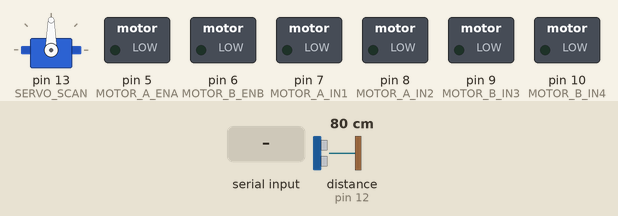
A sketch run on a simulated Arduino Uno, built with avr-gcc and run on an emulated ATmega328P. On the bench: servo, switched loads named in the sketch (green lamp = pin HIGH). Wiring (inferred from the names in the program): ultrasonic range finder: trigger pin 11; echo pin 12. The test bench sets the inputs (shaded band); at power-on: distance to the obstacle (sensor on pin 12) 80 cm. The echo pulse lasts 58.3 µs per cm; pins used as bus, display or sensor lines are not drawn; what the sketch prints to the serial monitor is not drawn.

Above: at 1.2 s.
1.3 s: "L" received over Serial
At 2.2 s:
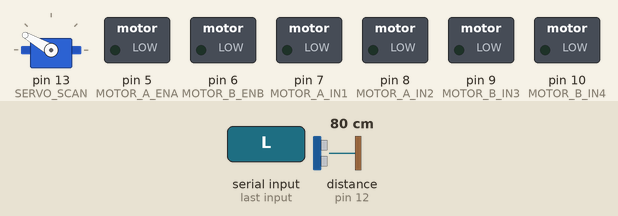
2.8 s: "Q" received over Serial
At 3.3 s:
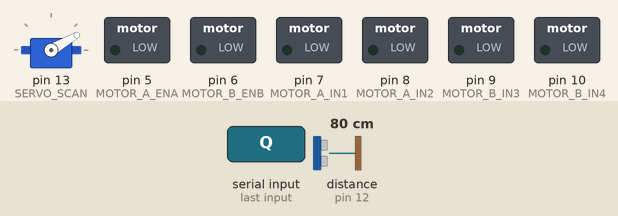
4.3 s: "R" received over Serial
Timing chart, 0 to 7.3 s (numbered marks = the images above; inputs shaded):
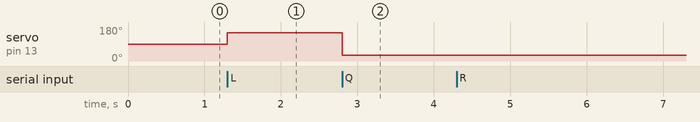

Measured:
- after the input at 1.3 s, servo on pin 13 (SERVO_SCAN): 90° → 150° at once
- after the input at 2.8 s, servo on pin 13 (SERVO_SCAN): 150° → 30° at once

The sketch:

robot_controller.ino
```cpp
/*
 * robot_controller.ino
 * Arduino Uno R3 - autonomous obstacle-avoidance robot.
 *
 * Controller: Arduino Uno R3 / ATmega328P
 * Motor driver: L298N
 * Distance sensor: HC-SR04
 * Sensor positioning: MG995 servo
 *
 * Generated by the multi-agent firmware pipeline.
 */

#include <Arduino.h>
#include <Servo.h>

// --------------------------------------------------------------- pin map

#define MOTOR_A_ENA 5
#define MOTOR_A_IN1 7
#define MOTOR_A_IN2 8

#define MOTOR_B_ENB 6
#define MOTOR_B_IN3 9
#define MOTOR_B_IN4 10

#define SONAR_TRIG 11
#define SONAR_ECHO 12

#define SERVO_SCAN 13

// -------------------------------------------------------------- constants

static const unsigned long LOOP_INTERVAL_MS = 20;
static const unsigned long SONAR_INTERVAL_MS = 60;
static const unsigned long ECHO_TIMEOUT_US = 25000UL;
static const unsigned long COMMAND_TIMEOUT_MS = 1000;

static const int STOP_DISTANCE_CM = 20;
static const int CRUISE_SPEED = 150;
static const int TURN_SPEED = 150;

static const int SERVO_CENTER_DEG = 90;
static const int SERVO_LEFT_DEG = 150;
static const int SERVO_RIGHT_DEG = 30;

// ----------------------------------------------------------------- objects

Servo scanServo;

// ------------------------------------------------------------------ state

enum RobotState {
    STOPPED,
    FORWARD,
    TURNING,
    OBSTACLE
};

static RobotState robotState = STOPPED;

static unsigned long lastLoopMs = 0;
static unsigned long lastSonarMs = 0;
static unsigned long lastCommandMs = 0;
static unsigned long stateSinceMs = 0;

static int distanceCm = -1;
static bool sensorFault = true;

// --------------------------------------------------------------- motors

static void motorsStop() {
    analogWrite(MOTOR_A_ENA, 0);
    analogWrite(MOTOR_B_ENB, 0);

    digitalWrite(MOTOR_A_IN1, LOW);
    digitalWrite(MOTOR_A_IN2, LOW);
    digitalWrite(MOTOR_B_IN3, LOW);
    digitalWrite(MOTOR_B_IN4, LOW);
}

static void motorsForward(int speedValue) {
    digitalWrite(MOTOR_A_IN1, HIGH);
    digitalWrite(MOTOR_A_IN2, LOW);

    digitalWrite(MOTOR_B_IN3, HIGH);
    digitalWrite(MOTOR_B_IN4, LOW);

    analogWrite(MOTOR_A_ENA, constrain(speedValue, 0, 255));
    analogWrite(MOTOR_B_ENB, constrain(speedValue, 0, 255));
}

static void motorsTurnRight(int speedValue) {
    digitalWrite(MOTOR_A_IN1, LOW);
    digitalWrite(MOTOR_A_IN2, HIGH);

    digitalWrite(MOTOR_B_IN3, HIGH);
    digitalWrite(MOTOR_B_IN4, LOW);

    analogWrite(MOTOR_A_ENA, constrain(speedValue, 0, 255));
    analogWrite(MOTOR_B_ENB, constrain(speedValue, 0, 255));
}

// -------------------------------------------------------------- ultrasonic

enum SonarPhase {
    SONAR_IDLE,
    SONAR_WAIT_RISE,
    SONAR_WAIT_FALL
};

static SonarPhase sonarPhase = SONAR_IDLE;
static unsigned long echoStartUs = 0;

static void startSonarMeasurement() {
    digitalWrite(SONAR_TRIG, LOW);
    delayMicroseconds(2);

    digitalWrite(SONAR_TRIG, HIGH);
    delayMicroseconds(10);

    digitalWrite(SONAR_TRIG, LOW);

    echoStartUs = micros();
    sonarPhase = SONAR_WAIT_RISE;
}

static void updateSonar() {
    unsigned long nowUs = micros();

    if (sonarPhase == SONAR_WAIT_RISE) {
        if (digitalRead(SONAR_ECHO) == HIGH) {
            echoStartUs = nowUs;
            sonarPhase = SONAR_WAIT_FALL;
        } else if (nowUs - echoStartUs > ECHO_TIMEOUT_US) {
            distanceCm = 0;
            sensorFault = true;
            sonarPhase = SONAR_IDLE;
        }
    }
    else if (sonarPhase == SONAR_WAIT_FALL) {
        if (digitalRead(SONAR_ECHO) == LOW) {
            unsigned long pulseWidth = nowUs - echoStartUs;
            distanceCm = (int)(pulseWidth / 58UL);
            sensorFault = (distanceCm <= 0);
            sonarPhase = SONAR_IDLE;
        } else if (nowUs - echoStartUs > ECHO_TIMEOUT_US) {
            distanceCm = 0;
            sensorFault = true;
            sonarPhase = SONAR_IDLE;
        }
    }
}

// -------------------------------------------------------------- serial I/O

static void processSerialCommands() {
    while (Serial.available() > 0) {
        char command = (char)Serial.read();
        lastCommandMs = millis();

        if (command == 'F') {
            if (!sensorFault && distanceCm >= STOP_DISTANCE_CM) {
                robotState = FORWARD;
                motorsForward(CRUISE_SPEED);
            } else {
                robotState = OBSTACLE;
                motorsStop();
            }
        }
        else if (command == 'R') {
            robotState = TURNING;
            motorsTurnRight(TURN_SPEED);
            stateSinceMs = millis();
        }
        else if (command == 'S') {
            robotState = STOPPED;
            motorsStop();
        }
        else if (command == 'C') {
            scanServo.write(SERVO_CENTER_DEG);
        }
        else if (command == 'L') {
            scanServo.write(SERVO_LEFT_DEG);
        }
        else if (command == 'Q') {
            scanServo.write(SERVO_RIGHT_DEG);
        }
        else {
            robotState = STOPPED;
            motorsStop();
        }
    }
}

static void sendTelemetry() {
    Serial.print("{\"state\":");

    switch (robotState) {
        case STOPPED:
            Serial.print("\"STOPPED\"");
            break;
        case FORWARD:
            Serial.print("\"FORWARD\"");
            break;
        case TURNING:
            Serial.print("\"TURNING\"");
            break;
        case OBSTACLE:
            Serial.print("\"OBSTACLE\"");
            break;
    }

    Serial.print(",\"distance_cm\":");
    Serial.print(distanceCm);

    Serial.print(",\"sensor_fault\":");
    Serial.print(sensorFault ? "true" : "false");

    Serial.println("}");
}

// ------------------------------------------------------------------- setup

void setup() {
    Serial.begin(115200);

    pinMode(MOTOR_A_ENA, OUTPUT);
    pinMode(MOTOR_A_IN1, OUTPUT);
    pinMode(MOTOR_A_IN2, OUTPUT);

    pinMode(MOTOR_B_ENB, OUTPUT);
    pinMode(MOTOR_B_IN3, OUTPUT);
    pinMode(MOTOR_B_IN4, OUTPUT);

    pinMode(SONAR_TRIG, OUTPUT);
    pinMode(SONAR_ECHO, INPUT);

    motorsStop();

    scanServo.attach(SERVO_SCAN);
    scanServo.write(SERVO_CENTER_DEG);

    lastCommandMs = millis();
    lastSonarMs = millis();
    lastLoopMs = millis();

    robotState = STOPPED;
}

// -------------------------------------------------------------------- loop

void loop() {
    unsigned long now = millis();

    if (now - lastLoopMs < LOOP_INTERVAL_MS) {
        return;
    }

    lastLoopMs = now;

    updateSonar();

    if (sonarPhase == SONAR_IDLE &&
        now - lastSonarMs >= SONAR_INTERVAL_MS) {
        lastSonarMs = now;
        startSonarMeasurement();
    }

    processSerialCommands();

    // Fail-safe: invalid sensor readings stop the robot.
    if (sensorFault &&
        (robotState == FORWARD || robotState == TURNING)) {
        robotState = OBSTACLE;
        motorsStop();
    }

    // Stop when an obstacle is too close.
    if (distanceCm >= 0 &&
        distanceCm < STOP_DISTANCE_CM &&
        robotState == FORWARD) {
        robotState = OBSTACLE;
        motorsStop();
    }

    // Stop if computer commands are no longer received.
    if (robotState != STOPPED &&
        now - lastCommandMs > COMMAND_TIMEOUT_MS) {
        robotState = STOPPED;
        motorsStop();
    }

    sendTelemetry();
}
```
